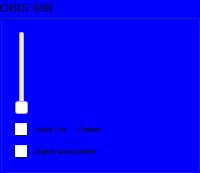
    <widget class="QGroupBox" name="OBIS488">
     <property name="palette">
      <palette>
       <active>
        <colorrole role="WindowText">
         <brush brushstyle="SolidPattern">
          <color alpha="255">
           <red>0</red>
           <green>0</green>
           <blue>0</blue>
          </color>
         </brush>
        </colorrole>
        <colorrole role="Button">
         <brush brushstyle="SolidPattern">
          <color alpha="255">
           <red>0</red>
           <green>0</green>
           <blue>255</blue>
          </color>
         </brush>
        </colorrole>
        <colorrole role="Light">
         <brush brushstyle="SolidPattern">
          <color alpha="255">
           <red>127</red>
           <green>127</green>
           <blue>255</blue>
          </color>
         </brush>
        </colorrole>
        <colorrole role="Midlight">
         <brush brushstyle="SolidPattern">
          <color alpha="255">
           <red>63</red>
           <green>63</green>
           <blue>255</blue>
          </color>
         </brush>
        </colorrole>
        <colorrole role="Dark">
         <brush brushstyle="SolidPattern">
          <color alpha="255">
           <red>0</red>
           <green>0</green>
           <blue>127</blue>
          </color>
         </brush>
        </colorrole>
        <colorrole role="Mid">
         <brush brushstyle="SolidPattern">
          <color alpha="255">
           <red>0</red>
           <green>0</green>
           <blue>170</blue>
          </color>
         </brush>
        </colorrole>
        <colorrole role="Text">
         <brush brushstyle="SolidPattern">
          <color alpha="255">
           <red>0</red>
           <green>0</green>
           <blue>0</blue>
          </color>
         </brush>
        </colorrole>
        <colorrole role="BrightText">
         <brush brushstyle="SolidPattern">
          <color alpha="255">
           <red>255</red>
           <green>255</green>
           <blue>255</blue>
          </color>
         </brush>
        </colorrole>
        <colorrole role="ButtonText">
         <brush brushstyle="SolidPattern">
          <color alpha="255">
           <red>0</red>
           <green>0</green>
           <blue>0</blue>
          </color>
         </brush>
        </colorrole>
        <colorrole role="Base">
         <brush brushstyle="SolidPattern">
          <color alpha="255">
           <red>255</red>
           <green>255</green>
           <blue>255</blue>
          </color>
         </brush>
        </colorrole>
        <colorrole role="Window">
         <brush brushstyle="SolidPattern">
          <color alpha="255">
           <red>0</red>
           <green>0</green>
           <blue>255</blue>
          </color>
         </brush>
        </colorrole>
        <colorrole role="Shadow">
         <brush brushstyle="SolidPattern">
          <color alpha="255">
           <red>0</red>
           <green>0</green>
           <blue>0</blue>
          </color>
         </brush>
        </colorrole>
        <colorrole role="AlternateBase">
         <brush brushstyle="SolidPattern">
          <color alpha="255">
           <red>127</red>
           <green>127</green>
           <blue>255</blue>
          </color>
         </brush>
        </colorrole>
        <colorrole role="ToolTipBase">
         <brush brushstyle="SolidPattern">
          <color alpha="255">
           <red>255</red>
           <green>255</green>
           <blue>220</blue>
          </color>
         </brush>
        </colorrole>
        <colorrole role="ToolTipText">
         <brush brushstyle="SolidPattern">
          <color alpha="255">
           <red>0</red>
           <green>0</green>
           <blue>0</blue>
          </color>
         </brush>
        </colorrole>
       </active>
       <inactive>
        <colorrole role="WindowText">
         <brush brushstyle="SolidPattern">
          <color alpha="255">
           <red>0</red>
           <green>0</green>
           <blue>0</blue>
          </color>
         </brush>
        </colorrole>
        <colorrole role="Button">
         <brush brushstyle="SolidPattern">
          <color alpha="255">
           <red>0</red>
           <green>0</green>
           <blue>255</blue>
          </color>
         </brush>
        </colorrole>
        <colorrole role="Light">
         <brush brushstyle="SolidPattern">
          <color alpha="255">
           <red>127</red>
           <green>127</green>
           <blue>255</blue>
          </color>
         </brush>
        </colorrole>
        <colorrole role="Midlight">
         <brush brushstyle="SolidPattern">
          <color alpha="255">
           <red>63</red>
           <green>63</green>
           <blue>255</blue>
          </color>
         </brush>
        </colorrole>
        <colorrole role="Dark">
         <brush brushstyle="SolidPattern">
          <color alpha="255">
           <red>0</red>
           <green>0</green>
           <blue>127</blue>
          </color>
         </brush>
        </colorrole>
        <colorrole role="Mid">
         <brush brushstyle="SolidPattern">
          <color alpha="255">
           <red>0</red>
           <green>0</green>
           <blue>170</blue>
          </color>
         </brush>
        </colorrole>
        <colorrole role="Text">
         <brush brushstyle="SolidPattern">
          <color alpha="255">
           <red>0</red>
           <green>0</green>
           <blue>0</blue>
          </color>
         </brush>
        </colorrole>
        <colorrole role="BrightText">
         <brush brushstyle="SolidPattern">
          <color alpha="255">
           <red>255</red>
           <green>255</green>
           <blue>255</blue>
          </color>
         </brush>
        </colorrole>
        <colorrole role="ButtonText">
         <brush brushstyle="SolidPattern">
          <color alpha="255">
           <red>0</red>
           <green>0</green>
           <blue>0</blue>
          </color>
         </brush>
        </colorrole>
        <colorrole role="Base">
         <brush brushstyle="SolidPattern">
          <color alpha="255">
           <red>255</red>
           <green>255</green>
           <blue>255</blue>
          </color>
         </brush>
        </colorrole>
        <colorrole role="Window">
         <brush brushstyle="SolidPattern">
          <color alpha="255">
           <red>0</red>
           <green>0</green>
           <blue>255</blue>
          </color>
         </brush>
        </colorrole>
        <colorrole role="Shadow">
         <brush brushstyle="SolidPattern">
          <color alpha="255">
           <red>0</red>
           <green>0</green>
           <blue>0</blue>
          </color>
         </brush>
        </colorrole>
        <colorrole role="AlternateBase">
         <brush brushstyle="SolidPattern">
          <color alpha="255">
           <red>127</red>
           <green>127</green>
           <blue>255</blue>
          </color>
         </brush>
        </colorrole>
        <colorrole role="ToolTipBase">
         <brush brushstyle="SolidPattern">
          <color alpha="255">
           <red>255</red>
           <green>255</green>
           <blue>220</blue>
          </color>
         </brush>
        </colorrole>
        <colorrole role="ToolTipText">
         <brush brushstyle="SolidPattern">
          <color alpha="255">
           <red>0</red>
           <green>0</green>
           <blue>0</blue>
          </color>
         </brush>
        </colorrole>
       </inactive>
       <disabled>
        <colorrole role="WindowText">
         <brush brushstyle="SolidPattern">
          <color alpha="255">
           <red>0</red>
           <green>0</green>
           <blue>127</blue>
          </color>
         </brush>
        </colorrole>
        <colorrole role="Button">
         <brush brushstyle="SolidPattern">
          <color alpha="255">
           <red>0</red>
           <green>0</green>
           <blue>255</blue>
          </color>
         </brush>
        </colorrole>
        <colorrole role="Light">
         <brush brushstyle="SolidPattern">
          <color alpha="255">
           <red>127</red>
           <green>127</green>
           <blue>255</blue>
          </color>
         </brush>
        </colorrole>
        <colorrole role="Midlight">
         <brush brushstyle="SolidPattern">
          <color alpha="255">
           <red>63</red>
           <green>63</green>
           <blue>255</blue>
          </color>
         </brush>
        </colorrole>
        <colorrole role="Dark">
         <brush brushstyle="SolidPattern">
          <color alpha="255">
           <red>0</red>
           <green>0</green>
           <blue>127</blue>
          </color>
         </brush>
        </colorrole>
        <colorrole role="Mid">
         <brush brushstyle="SolidPattern">
          <color alpha="255">
           <red>0</red>
           <green>0</green>
           <blue>170</blue>
          </color>
         </brush>
        </colorrole>
        <colorrole role="Text">
         <brush brushstyle="SolidPattern">
          <color alpha="255">
           <red>0</red>
           <green>0</green>
           <blue>127</blue>
          </color>
         </brush>
        </colorrole>
        <colorrole role="BrightText">
         <brush brushstyle="SolidPattern">
          <color alpha="255">
           <red>255</red>
           <green>255</green>
           <blue>255</blue>
          </color>
         </brush>
        </colorrole>
        <colorrole role="ButtonText">
         <brush brushstyle="SolidPattern">
          <color alpha="255">
           <red>0</red>
           <green>0</green>
           <blue>127</blue>
          </color>
         </brush>
        </colorrole>
        <colorrole role="Base">
         <brush brushstyle="SolidPattern">
          <color alpha="255">
           <red>0</red>
           <green>0</green>
           <blue>255</blue>
          </color>
         </brush>
        </colorrole>
        <colorrole role="Window">
         <brush brushstyle="SolidPattern">
          <color alpha="255">
           <red>0</red>
           <green>0</green>
           <blue>255</blue>
          </color>
         </brush>
        </colorrole>
        <colorrole role="Shadow">
         <brush brushstyle="SolidPattern">
          <color alpha="255">
           <red>0</red>
           <green>0</green>
           <blue>0</blue>
          </color>
         </brush>
        </colorrole>
        <colorrole role="AlternateBase">
         <brush brushstyle="SolidPattern">
          <color alpha="255">
           <red>0</red>
           <green>0</green>
           <blue>255</blue>
          </color>
         </brush>
        </colorrole>
        <colorrole role="ToolTipBase">
         <brush brushstyle="SolidPattern">
          <color alpha="255">
           <red>255</red>
           <green>255</green>
           <blue>220</blue>
          </color>
         </brush>
        </colorrole>
        <colorrole role="ToolTipText">
         <brush brushstyle="SolidPattern">
          <color alpha="255">
           <red>0</red>
           <green>0</green>
           <blue>0</blue>
          </color>
         </brush>
        </colorrole>
       </disabled>
      </palette>
     </property>
     <property name="title">
      <string>OBIS 488</string>
     </property>
     <layout class="QGridLayout" name="gridLayout_2">
      <item row="1" column="1">
       <widget class="QLabel" name="Pow488">
        <property name="minimumSize">
         <size>
          <width>40</width>
          <height>0</height>
         </size>
        </property>
        <property name="font">
         <font>
          <pointsize>6</pointsize>
         </font>
        </property>
        <property name="text">
         <string>Power: </string>
        </property>
       </widget>
      </item>
      <item row="0" column="0">
       <widget class="QSlider" name="Slider488">
        <property name="maximumSize">
         <size>
          <width>16777215</width>
          <height>195</height>
         </size>
        </property>
        <property name="palette">
         <palette>
          <active>
           <colorrole role="WindowText">
            <brush brushstyle="SolidPattern">
             <color alpha="255">
              <red>0</red>
              <green>0</green>
              <blue>0</blue>
             </color>
            </brush>
           </colorrole>
           <colorrole role="Button">
            <brush brushstyle="SolidPattern">
             <color alpha="255">
              <red>255</red>
              <green>255</green>
              <blue>255</blue>
             </color>
            </brush>
           </colorrole>
           <colorrole role="Light">
            <brush brushstyle="SolidPattern">
             <color alpha="255">
              <red>255</red>
              <green>255</green>
              <blue>255</blue>
             </color>
            </brush>
           </colorrole>
           <colorrole role="Midlight">
            <brush brushstyle="SolidPattern">
             <color alpha="255">
              <red>255</red>
              <green>255</green>
              <blue>255</blue>
             </color>
            </brush>
           </colorrole>
           <colorrole role="Dark">
            <brush brushstyle="SolidPattern">
             <color alpha="255">
              <red>127</red>
              <green>127</green>
              <blue>127</blue>
             </color>
            </brush>
           </colorrole>
           <colorrole role="Mid">
            <brush brushstyle="SolidPattern">
             <color alpha="255">
              <red>170</red>
              <green>170</green>
              <blue>170</blue>
             </color>
            </brush>
           </colorrole>
           <colorrole role="Text">
            <brush brushstyle="SolidPattern">
             <color alpha="255">
              <red>0</red>
              <green>0</green>
              <blue>0</blue>
             </color>
            </brush>
           </colorrole>
           <colorrole role="BrightText">
            <brush brushstyle="SolidPattern">
             <color alpha="255">
              <red>255</red>
              <green>255</green>
              <blue>255</blue>
             </color>
            </brush>
           </colorrole>
           <colorrole role="ButtonText">
            <brush brushstyle="SolidPattern">
             <color alpha="255">
              <red>0</red>
              <green>0</green>
              <blue>0</blue>
             </color>
            </brush>
           </colorrole>
           <colorrole role="Base">
            <brush brushstyle="SolidPattern">
             <color alpha="255">
              <red>255</red>
              <green>255</green>
              <blue>255</blue>
             </color>
            </brush>
           </colorrole>
           <colorrole role="Window">
            <brush brushstyle="SolidPattern">
             <color alpha="255">
              <red>255</red>
              <green>255</green>
              <blue>255</blue>
             </color>
            </brush>
           </colorrole>
           <colorrole role="Shadow">
            <brush brushstyle="SolidPattern">
             <color alpha="255">
              <red>0</red>
              <green>0</green>
              <blue>0</blue>
             </color>
            </brush>
           </colorrole>
           <colorrole role="AlternateBase">
            <brush brushstyle="SolidPattern">
             <color alpha="255">
              <red>255</red>
              <green>255</green>
              <blue>255</blue>
             </color>
            </brush>
           </colorrole>
           <colorrole role="ToolTipBase">
            <brush brushstyle="SolidPattern">
             <color alpha="255">
              <red>255</red>
              <green>255</green>
              <blue>220</blue>
             </color>
            </brush>
           </colorrole>
           <colorrole role="ToolTipText">
            <brush brushstyle="SolidPattern">
             <color alpha="255">
              <red>0</red>
              <green>0</green>
              <blue>0</blue>
             </color>
            </brush>
           </colorrole>
          </active>
          <inactive>
           <colorrole role="WindowText">
            <brush brushstyle="SolidPattern">
             <color alpha="255">
              <red>0</red>
              <green>0</green>
              <blue>0</blue>
             </color>
            </brush>
           </colorrole>
           <colorrole role="Button">
            <brush brushstyle="SolidPattern">
             <color alpha="255">
              <red>255</red>
              <green>255</green>
              <blue>255</blue>
             </color>
            </brush>
           </colorrole>
           <colorrole role="Light">
            <brush brushstyle="SolidPattern">
             <color alpha="255">
              <red>255</red>
              <green>255</green>
              <blue>255</blue>
             </color>
            </brush>
           </colorrole>
           <colorrole role="Midlight">
            <brush brushstyle="SolidPattern">
             <color alpha="255">
              <red>255</red>
              <green>255</green>
              <blue>255</blue>
             </color>
            </brush>
           </colorrole>
           <colorrole role="Dark">
            <brush brushstyle="SolidPattern">
             <color alpha="255">
              <red>127</red>
              <green>127</green>
              <blue>127</blue>
             </color>
            </brush>
           </colorrole>
           <colorrole role="Mid">
            <brush brushstyle="SolidPattern">
             <color alpha="255">
              <red>170</red>
              <green>170</green>
              <blue>170</blue>
             </color>
            </brush>
           </colorrole>
           <colorrole role="Text">
            <brush brushstyle="SolidPattern">
             <color alpha="255">
              <red>0</red>
              <green>0</green>
              <blue>0</blue>
             </color>
            </brush>
           </colorrole>
           <colorrole role="BrightText">
            <brush brushstyle="SolidPattern">
             <color alpha="255">
              <red>255</red>
              <green>255</green>
              <blue>255</blue>
             </color>
            </brush>
           </colorrole>
           <colorrole role="ButtonText">
            <brush brushstyle="SolidPattern">
             <color alpha="255">
              <red>0</red>
              <green>0</green>
              <blue>0</blue>
             </color>
            </brush>
           </colorrole>
           <colorrole role="Base">
            <brush brushstyle="SolidPattern">
             <color alpha="255">
              <red>255</red>
              <green>255</green>
              <blue>255</blue>
             </color>
            </brush>
           </colorrole>
           <colorrole role="Window">
            <brush brushstyle="SolidPattern">
             <color alpha="255">
              <red>255</red>
              <green>255</green>
              <blue>255</blue>
             </color>
            </brush>
           </colorrole>
           <colorrole role="Shadow">
            <brush brushstyle="SolidPattern">
             <color alpha="255">
              <red>0</red>
              <green>0</green>
              <blue>0</blue>
             </color>
            </brush>
           </colorrole>
           <colorrole role="AlternateBase">
            <brush brushstyle="SolidPattern">
             <color alpha="255">
              <red>255</red>
              <green>255</green>
              <blue>255</blue>
             </color>
            </brush>
           </colorrole>
           <colorrole role="ToolTipBase">
            <brush brushstyle="SolidPattern">
             <color alpha="255">
              <red>255</red>
              <green>255</green>
              <blue>220</blue>
             </color>
            </brush>
           </colorrole>
           <colorrole role="ToolTipText">
            <brush brushstyle="SolidPattern">
             <color alpha="255">
              <red>0</red>
              <green>0</green>
              <blue>0</blue>
             </color>
            </brush>
           </colorrole>
          </inactive>
          <disabled>
           <colorrole role="WindowText">
            <brush brushstyle="SolidPattern">
             <color alpha="255">
              <red>127</red>
              <green>127</green>
              <blue>127</blue>
             </color>
            </brush>
           </colorrole>
           <colorrole role="Button">
            <brush brushstyle="SolidPattern">
             <color alpha="255">
              <red>255</red>
              <green>255</green>
              <blue>255</blue>
             </color>
            </brush>
           </colorrole>
           <colorrole role="Light">
            <brush brushstyle="SolidPattern">
             <color alpha="255">
              <red>255</red>
              <green>255</green>
              <blue>255</blue>
             </color>
            </brush>
           </colorrole>
           <colorrole role="Midlight">
            <brush brushstyle="SolidPattern">
             <color alpha="255">
              <red>255</red>
              <green>255</green>
              <blue>255</blue>
             </color>
            </brush>
           </colorrole>
           <colorrole role="Dark">
            <brush brushstyle="SolidPattern">
             <color alpha="255">
              <red>127</red>
              <green>127</green>
              <blue>127</blue>
             </color>
            </brush>
           </colorrole>
           <colorrole role="Mid">
            <brush brushstyle="SolidPattern">
             <color alpha="255">
              <red>170</red>
              <green>170</green>
              <blue>170</blue>
             </color>
            </brush>
           </colorrole>
           <colorrole role="Text">
            <brush brushstyle="SolidPattern">
             <color alpha="255">
              <red>127</red>
              <green>127</green>
              <blue>127</blue>
             </color>
            </brush>
           </colorrole>
           <colorrole role="BrightText">
            <brush brushstyle="SolidPattern">
             <color alpha="255">
              <red>255</red>
              <green>255</green>
              <blue>255</blue>
             </color>
            </brush>
           </colorrole>
           <colorrole role="ButtonText">
            <brush brushstyle="SolidPattern">
             <color alpha="255">
              <red>127</red>
              <green>127</green>
              <blue>127</blue>
             </color>
            </brush>
           </colorrole>
           <colorrole role="Base">
            <brush brushstyle="SolidPattern">
             <color alpha="255">
              <red>255</red>
              <green>255</green>
              <blue>255</blue>
             </color>
            </brush>
           </colorrole>
           <colorrole role="Window">
            <brush brushstyle="SolidPattern">
             <color alpha="255">
              <red>255</red>
              <green>255</green>
              <blue>255</blue>
             </color>
            </brush>
           </colorrole>
           <colorrole role="Shadow">
            <brush brushstyle="SolidPattern">
             <color alpha="255">
              <red>0</red>
              <green>0</green>
              <blue>0</blue>
             </color>
            </brush>
           </colorrole>
           <colorrole role="AlternateBase">
            <brush brushstyle="SolidPattern">
             <color alpha="255">
              <red>255</red>
              <green>255</green>
              <blue>255</blue>
             </color>
            </brush>
           </colorrole>
           <colorrole role="ToolTipBase">
            <brush brushstyle="SolidPattern">
             <color alpha="255">
              <red>255</red>
              <green>255</green>
              <blue>220</blue>
             </color>
            </brush>
           </colorrole>
           <colorrole role="ToolTipText">
            <brush brushstyle="SolidPattern">
             <color alpha="255">
              <red>0</red>
              <green>0</green>
              <blue>0</blue>
             </color>
            </brush>
           </colorrole>
          </disabled>
         </palette>
        </property>
        <property name="autoFillBackground">
         <bool>false</bool>
        </property>
        <property name="orientation">
         <enum>Qt::Vertical</enum>
        </property>
       </widget>
      </item>
      <item row="1" column="0">
       <widget class="QCheckBox" name="On488">
        <property name="font">
         <font>
          <pointsize>6</pointsize>
         </font>
        </property>
        <property name="text">
         <string>Laser On</string>
        </property>
       </widget>
      </item>
      <item row="2" column="0" colspan="2">
       <widget class="QCheckBox" name="checkBox_digMod488">
        <property name="font">
         <font>
          <pointsize>6</pointsize>
         </font>
        </property>
        <property name="text">
         <string>Digital Modulation</string>
        </property>
       </widget>
      </item>
     </layout>
    </widget>
